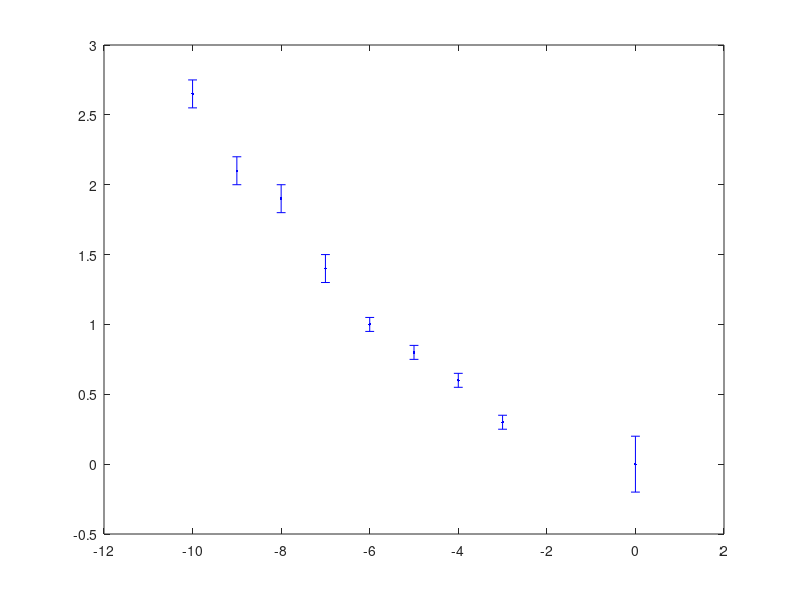

The MATLAB script that drew this image: (Note: this script raises an error after producing the figure.)
clear all; close all;
%%
%Enter the measured data points by hand
x = [-10 -9 -8 -7 -6 -5 -4 -3 0];
y = [2.65 2.10 1.90 1.40 1.00 0.80 0.60 0.30 0.00]
ey = [0.1 0.1 0.1 0.1 0.05 0.05 0.05 0.05 0.2];
% Plot the data with error bars
figure(1)
errorbar(x,y,ey,'b.')
% Don't forget the labels
xlable('x (mm)')
ylabel('y (mm)')
axis equal

%%
hold on
% Do something else now that the first part works.
hold off

%%
% Do something in a second figure window.
%figure(5)
%plot(x,x.^2)